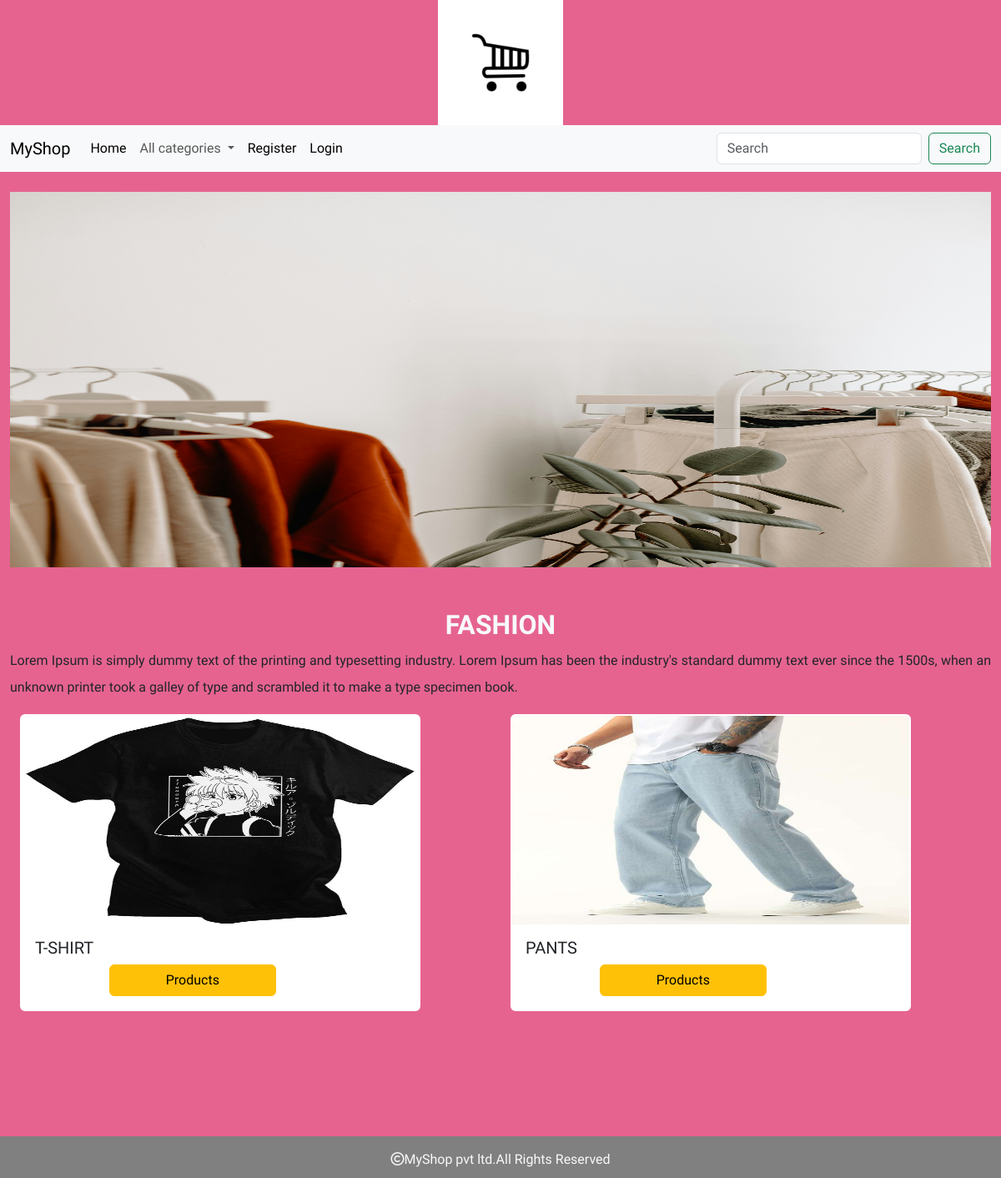
/products/1, run on the app's committed database.
### shop/models.py (models this page shows, shortened)
class Category(models.Model):
    name=models.CharField(max_length=30)
    desc=models.TextField()
    image=models.ImageField(upload_to='categories',null=True,blank=True)

class Product(models.Model):
    name = models.CharField(max_length=30)
    desc = models.TextField()
    image = models.ImageField(upload_to='products', null=True, blank=True)
    price=models.DecimalField(max_digits=10,decimal_places=2)
    stock= models.IntegerField()
    available=models.BooleanField(default=True)
    created=models.DateTimeField(auto_now_add=True)
    updated=models.DateTimeField(auto_now=True)
    category=models.ForeignKey(Category,on_delete=models.CASCADE)

### shop/views.py (the view)
# urls.py: path('products/<int:p>',views.allproducts,name="products"),
def allproducts(request,p):
    c=Category.objects.get(id=p)
    p=Product.objects.filter(category=c)
    return render(request,'products.html',{'c':c,'p':p})

### cart/context_processors.py (called while the page is built, shortened)
def total(request):
    count=0
    return {'count':count}

### shop/context_processors.py (called while the page is built)
def links(request):
    c=Category.objects.all()
    return {'links':c}

### templates/products.html
{% extends 'base.html' %}
{% load static %}
{% block content %}
<div class="container-fluid mt-4" style="margin-bottom:50px;">
    <img src="{{c.image.url}}" height="450px;" width="100%;" >
</div>
<div class="container-fluid" style="margin-bottom:200px">
    <h2 class="text-center text-light fw-bold">{{c.name}}</h2>
    <p style="text-align:justify; line-height:2;">{{c.desc}}</p>
<div class="container-fluid" style="margin-bottom:100px;">
    <div class="row">
        {% for i in p %}
        <div class="col sm-4">
            <div class="card rounded" style="width: 30rem; border-width:2px; border-color:white;">
                <img src="{{i.image.url}}" height="250px;" width="100%;" class="card-img-top" alt="...">
                <div class="card-body">
                    <h5 class="card-title">{{i.name}} </h5>
                    <a href="{% url 'shop:detail' i.id %}" style="position:relative; left:20%; width:200px;"  class="btn btn-warning">Products</a>
                </div>
            </div>
        </div>
        {% endfor %}
    </div>
</div>
    </div>
{% endblock %}

### static/css/style.css (style rules this page uses)
body { background-color:#e66390; font-family: "Radio Canada Big", sans-serif; font-optical-sizing: auto; font-weight: 300; font-style: normal; }

### data on the page
Category: image (picture), name "FASHION", desc "Lorem Ipsum is simply dummy text of the printing and typesetting industry. Lorem Ipsum has been the industry's standard dummy text ever since the 1500s, when an unknown printer took a galley of type and scrambled it to make a type specimen book."
Product: image (picture), name "T-SHIRT"
Product: image (picture), name "PANTS"
